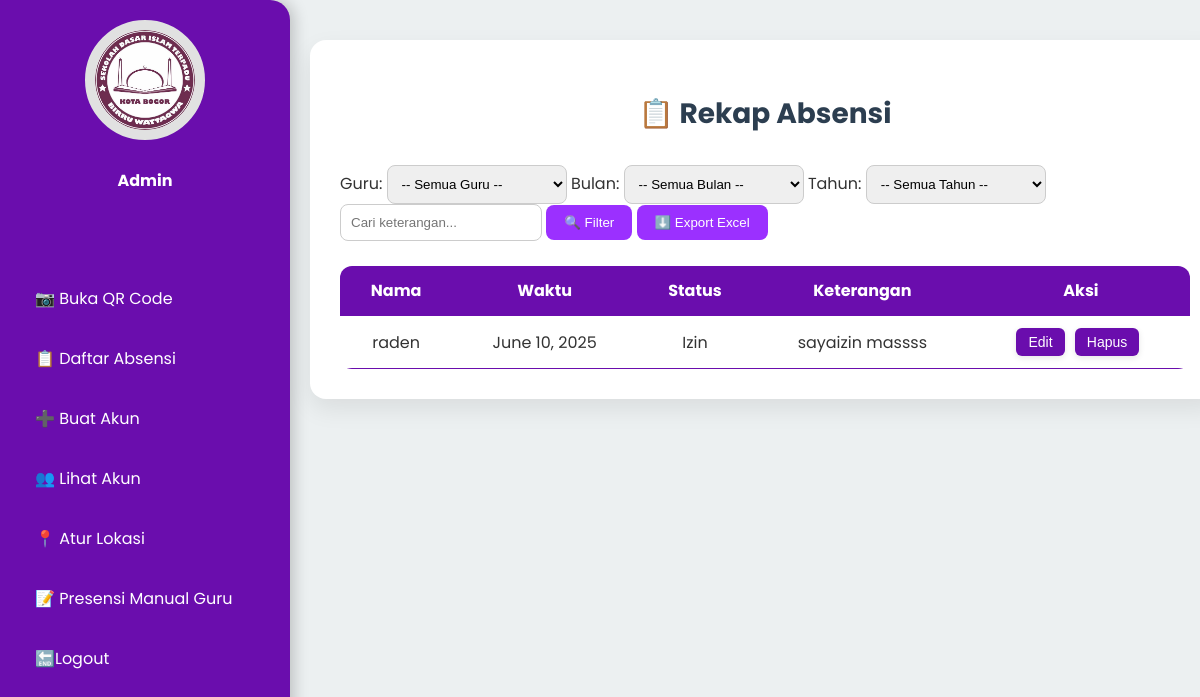
Page /absensi/ (signed in) on the earlier database version.
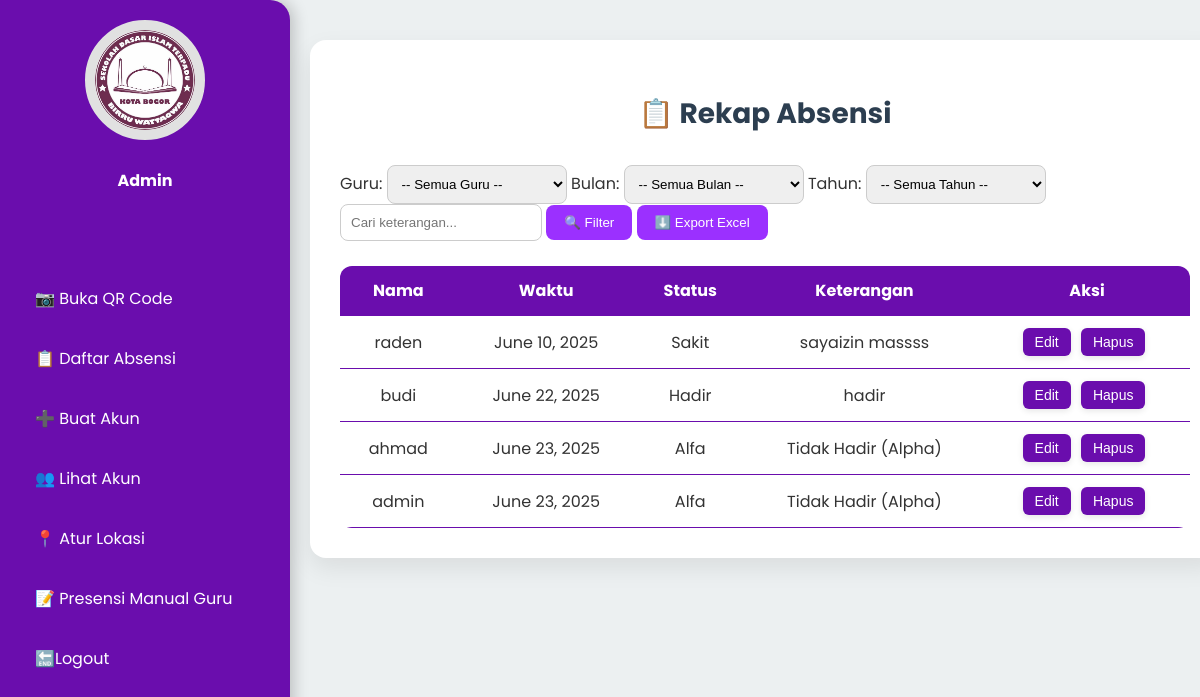
Same page on the later database version.
### birruwattaqwa/models.py (models this page shows, shortened)
class Absensi(models.Model):
    STATUS_CHOICES = [
        ('Hadir', 'Hadir'),
        ('Izin', 'Izin'),
        ('Sakit', 'Sakit'),
        ('Alfa', 'Alfa'),
    ]
    guru = models.ForeignKey(User, on_delete=models.CASCADE)
    tanggal = models.DateField(auto_now_add=True)
    status = models.CharField(max_length=10, choices=STATUS_CHOICES)
    keterangan = models.TextField(blank=True, null=True)  # Keterangan umum
    bulan = models.CharField(max_length=20)  # Simpan bulan sebagai nama, bukan angka
    tahun = models.IntegerField()
    jam_absensi = models.TimeField(auto_now_add=True)
    lokasi = models.CharField(max_length=255, blank=True, null=True)
    latitude = models.FloatField(blank=True, null=True)  # Tambahkan ini
    longitude = models.FloatField(blank=True, null=True)  # Tambahkan ini
    qrcodes = models.ImageField(upload_to='qr_codes/', blank=True)

### birruwattaqwa/views.py (the view, shortened to what this page needs)
# urls.py: path('absensi/', view_absensi, name='list_absen'),
@login_required
@user_passes_test(lambda u: u.groups.filter(name='Admin').exists())
def view_absensi(request):
    user = request.user
    guru_filter = request.GET.get('guru', '')
    search_query = request.GET.get('search', '')
    bulan_filter = request.GET.get('bulan')
    tahun_filter = request.GET.get('tahun')
    bulan_list = [
    ("01", "Januari"),
    ("02", "Februari"),
    ("03", "Maret"),
    ("04", "April"),
    ("05", "May"),
    ("06", "Juni"),
    ("07", "Juli"),
    ("08", "Agustus"),
    ("09", "September"),
    ("10", "Oktober"),
    ("11", "November"),
    ("12", "Desember"),
]
    tahun_list = [str(tahun) for tahun in range(2023, datetime.date.today().year + 1)]
    if user.groups.filter(name='Admin').exists():
        absensi_list = Absensi.objects.all()
        guru_list = User.objects.filter(groups__name='Guru')
        if guru_filter:
            absensi_list = absensi_list.filter(guru__id=guru_filter)
        if search_query:
            absensi_list = absensi_list.filter(keterangan__icontains=search_query)
        if bulan_filter and tahun_filter:
            absensi_list = absensi_list.filter(tanggal__month=bulan_filter, tanggal__year=tahun_filter)
    return render(request, 'birruwattaqwa/admin/list_absen.html', {
        'absensi_list': absensi_list,
        'guru_list': guru_list,
        'selected_guru': guru_filter,
        'search_query': search_query,
        'selected_bulan': bulan_filter,
        'selected_tahun': tahun_filter,
        'bulan_list': bulan_list,
        'tahun_list': tahun_list,
    })

### birruwattaqwa/templates/birruwattaqwa/admin/list_absen.html (shortened to what this page needs)
{% load static %}
<!DOCTYPE html>
<html lang="id">
<head>
    <link rel="stylesheet" href="{% static 'css/admin/list_absen.css' %}">
    <link rel="stylesheet" href="{% static 'css/admin/D_sidebar.css' %}">
</head>
<body>
<div class="dashboard">
    <div class="sidebar" data-aos="fade-right">
        <div class="profile" data-aos="zoom-in">
        <a href="{% url 'dashboard_admin' %}">
            <img src="/media/logo.jpeg" alt="Foto Admin" />
        </a>
            <h4>Admin</h4>
        </div>
        <ul>
            <li><a href="{% url 'generate_admin_qrcode' %}">📷 Buka QR Code</a></li>
            <li><a href="{% url 'list_absen' %}">📋 Daftar Absensi</a></li>
            <li><a href="{% url 'registrasi' %}">➕ Buat Akun</a></li>
            <li><a href="{% url 'list_users' %}">👥 Lihat Akun</a></li>
            <li><a href="{% url 'atur_lokasi_absen' %}">📍 Atur Lokasi</a></li>
            <li><a href="{% url 'input_absensi_manual' %}">📝 Presensi Manual Guru</a></li>
            <li><a href="{% url 'logout' %}">🔚Logout</a></li>
        </ul>
    </div>
    <div class="content">
        <div class="rekap-container">
            <h2>📋 Rekap Absensi</h2>
            <div class="filter-bar">
                <form method="GET" action="{% url 'list_absen' %}">
                    {% if guru_list %}
                        <label for="guru">Guru:</label>
                        <select name="guru" id="guru">
                            <option value="">-- Semua Guru --</option>
                        </select>
                    {% endif %}
                    <label for="bulan">Bulan:</label>
                    <select name="bulan" id="bulan">
                        <option value="">-- Semua Bulan --</option>
                    </select>
                    <label for="tahun">Tahun:</label>
                    <select name="tahun" id="tahun">
                        <option value="">-- Semua Tahun --</option>
                    </select>
                    <input type="text" name="search" placeholder="Cari keterangan..." value="{{ search_query }}">
                    <button type="submit">🔍 Filter</button>
                    <button type="submit" name="export" value="1">⬇️ Export Excel</button>
                </form>
            </div>
            <div class="table-wrapper">
                <table>
                    <thead>
                        <tr>
                            <th>Nama</th>
                            <th>Waktu</th>
                            <th>Status</th>
                            <th>Keterangan</th>
                            <th>Aksi</th>
                        </tr>
                    </thead>
                    <tbody>
                        {% for absensi in absensi_list %}
                        <tr id="absensi-row-{{ absensi.id }}">
                            <td>{{ absensi.guru.get_full_name|default:absensi.guru.username }}</td>
                            <td class="absensi-tanggal">{{ absensi.tanggal }}</td>
                            <td class="absensi-status">{{ absensi.status }}</td>
                            <td class="absensi-keterangan">{{ absensi.keterangan }}</td>
                            <td>
                                <button class="btn-custom edit-btn"
        data-id="{{ absensi.id }}"
        data-status="{{ absensi.status }}"
        data-keterangan="{{ absensi.keterangan }}">
     Edit
</button>
<button class="btn-custom delete-btn"
        data-id="{{ absensi.id }}">
     Hapus
</button>
                            </td>
                        </tr>
                        {% empty %}
                        <tr>
                            <td colspan="5" style="text-align:center;">Tidak ada data absensi.</td>
                        </tr>
                        {% endfor %}
                    </tbody>
                </table>
            </div>
        </div>
    </div>
</div>
</body>
</html>

Differences in the rows shown:
changed Absensi "sayaizin massss": status "Izin" → "Sakit"
added Absensi: guru.get_full_name "budi", tanggal "June 22, 2025", status "Hadir", keterangan "hadir"
added Absensi: guru.get_full_name "ahmad", tanggal "June 23, 2025", status "Alfa", keterangan "Tidak Hadir (Alpha)"
added Absensi: guru.get_full_name "admin", tanggal "June 23, 2025", status "Alfa", keterangan "Tidak Hadir (Alpha)"
